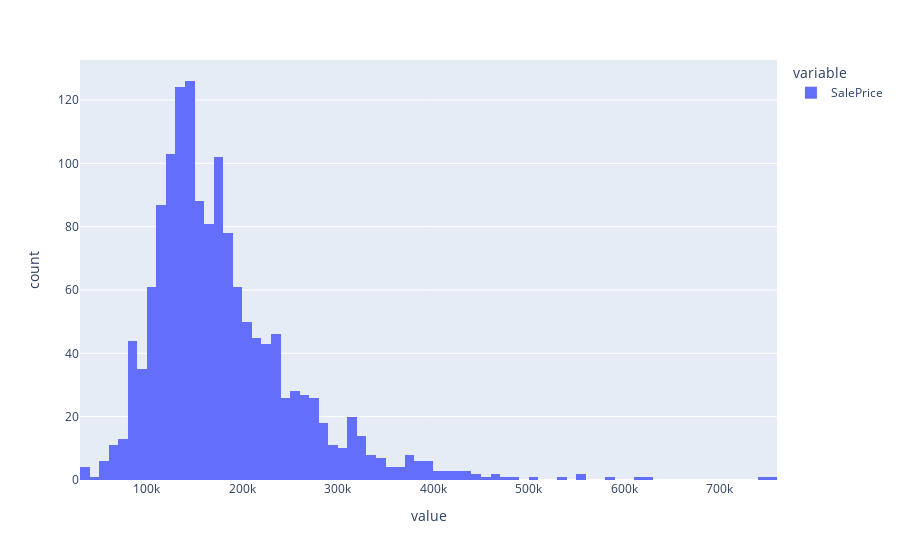

This figure's notebook cell:
### Code cell
train_data['SalePrice'].hist()

### Figure 1 — Plotly figure (JSON) as saved in the notebook; plotly's stock layout.template omitted (floating-point values rounded to 4 significant figures; data arrays with more than 128 entries replaced by an {"elided": "..."} marker saying what was removed)
{"data": [{"alignmentgroup": "True", "bingroup": "x", "hovertemplate": "variable=SalePrice<br>value=%{x}<br>count=%{y}<extra></extra>", "legendgroup": "SalePrice", "marker": {"color": "#636efa"}, "name": "SalePrice", "offsetgroup": "SalePrice", "orientation": "v", "showlegend": true, "type": "histogram", "x": {"elided": "1460 int values"}, "xaxis": "x", "yaxis": "y"}], "layout": {"barmode": "relative", "legend": {"title": {"text": "variable"}, "tracegroupgap": 0}, "margin": {"t": 60}, "xaxis": {"anchor": "y", "domain": [0, 1], "title": {"text": "value"}}, "yaxis": {"anchor": "x", "domain": [0, 1], "title": {"text": "count"}}}}
